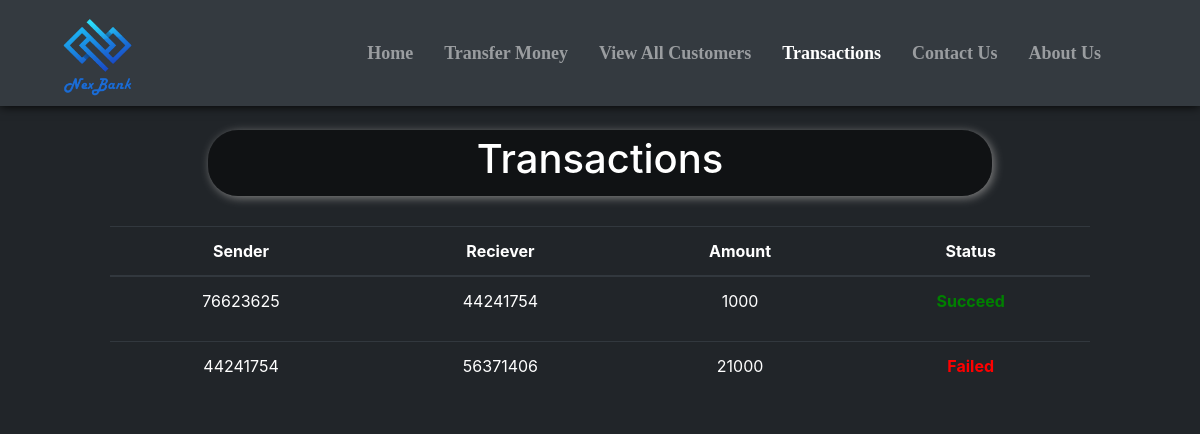
Screenshot of /transactions.php with the database file from the repository.
### tables this page shows
CREATE TABLE `transactions` (
  `sr` int(11) NOT NULL,
  `sender` varchar(10) NOT NULL,
  `receiver` varchar(10) NOT NULL,
  `amount` bigint(20) NOT NULL,
  `status` varchar(10) NOT NULL
);

### transactions.php (the view, shortened to what this page needs)
<!doctype html>
<html lang="en">
<head>
    <link href="//maxcdn.bootstrapcdn.com/bootstrap/4.1.1/css/bootstrap.min.css" rel="stylesheet" id="bootstrap-css">
    <link rel="stylesheet" href="https://use.fontawesome.com/releases/v5.1.0/css/all.css"
>
</head>
<body style="background-color:#212529;">
    <?php include 'spin.php'; ?>
    <nav class="navbar navbar-expand-lg navbar-dark bg-dark fixed fixed-top"
        style="font-family:candara; font-size:18px; box-shadow: 0px 0px 10px 0px black;">
        <div class="container-fluid">
            <a href="index.php"><img src="statics\logo.png" alt=""
                    style="height: 80px; margin-left:25px; margin-top:10px;"></a>
        </div>
        <div class="collapse navbar-collapse" id="navbarSupportedContent">
            <b>
                <ul class="navbar-nav ">
                    <li class="nav-item nav-links" style="margin-left:15px;">
                        <a class="nav-link text-nowrap" aria-current="page" href="index.php">Home</a>
                    </li>
                    <li class="nav-item" style="margin-left:15px; ">
                        <a class="nav-link text-nowrap" href="send_money.php">Transfer Money</a>
                    </li>
                    <li class="nav-item" style="margin-left:15px;">
                        <a class="nav-link text-nowrap" href="all_cust.php">View All Customers</a>
                    </li>
                    <li class="nav-item" style="margin-left:15px;">
                        <a class="nav-link text-nowrap active" href="transactions.php">Transactions</a>
                    </li>
                    <li class="nav-item" style="margin-left:15px;">
                        <a class="nav-link text-nowrap" href="contact_us.php">Contact Us</a>
                    </li>
                    <li class="nav-item" style="margin-left:15px; margin-right:75px;">
                        <a class="nav-link text-nowrap" href="about_us.php">About Us</a>
                    </li>
                </ul>
            </b>
        </div>
    </nav>
    <center>
        <div class="container" style="margin-top: 10%; padding:10px 80px 10px 80px; ">
            <div
                style="width:80%; background-color:rgba(0,0,0,.5); padding:5px 5px 5px 5px; border-radius:30px; box-shadow: 2px 2px 10px gray;">
                <h1 style=" color:white;">Transactions</h1>
            </div>
            <?php
    $conn = mysqli_connect($servername, $username, $password, $database);
    if(!$conn){
        die("Connection not established: ".mysqli_connect_error());
    }else{
        $sql = "SELECT * FROM `transactions`";
        $result = mysqli_query($conn, $sql);
?>
            <table class="table table-dark" style="margin-top: 30px;">
                <thead>
                    <tr>
                        <th scope="col">Sender</th>
                        <th scope="col">Reciever</th>
                        <th scope="col">Amount</th>
                        <th scope="col">Status</th>
                    </tr>
                </thead>
                <?php
echo "<tbody>";
        while($row = mysqli_fetch_assoc($result)){
        if(!(empty($row['sender']) && empty($row['receiver']) && empty($row['amount'])))
            {echo    '
            <tr>
              <td>'.$row['sender'].'</td>
              <td>'.$row['receiver'].'</td>
              <td>'.$row['amount'].'</td>
              <td>'; ?> <?php if($row['status'] == "succeed"){echo '<b><p style="color:green;">Succeed</p></b>';}else{echo '<b><p style="color:red;">Failed</p></b>';} ?>
              <?php echo '</td>
              </tr>';}
    }
    }
    echo "</tbody>";
?>
        </div>
    </center>
</body>
</html>

### transactions.php (style rules this page uses)
th, td { text-align: center; }

### rows the page displays
transactions: sender "76623625", receiver "44241754", amount "1000", status "Succeed"
transactions: sender "44241754", receiver "56371406", amount "21000", status "Failed"
